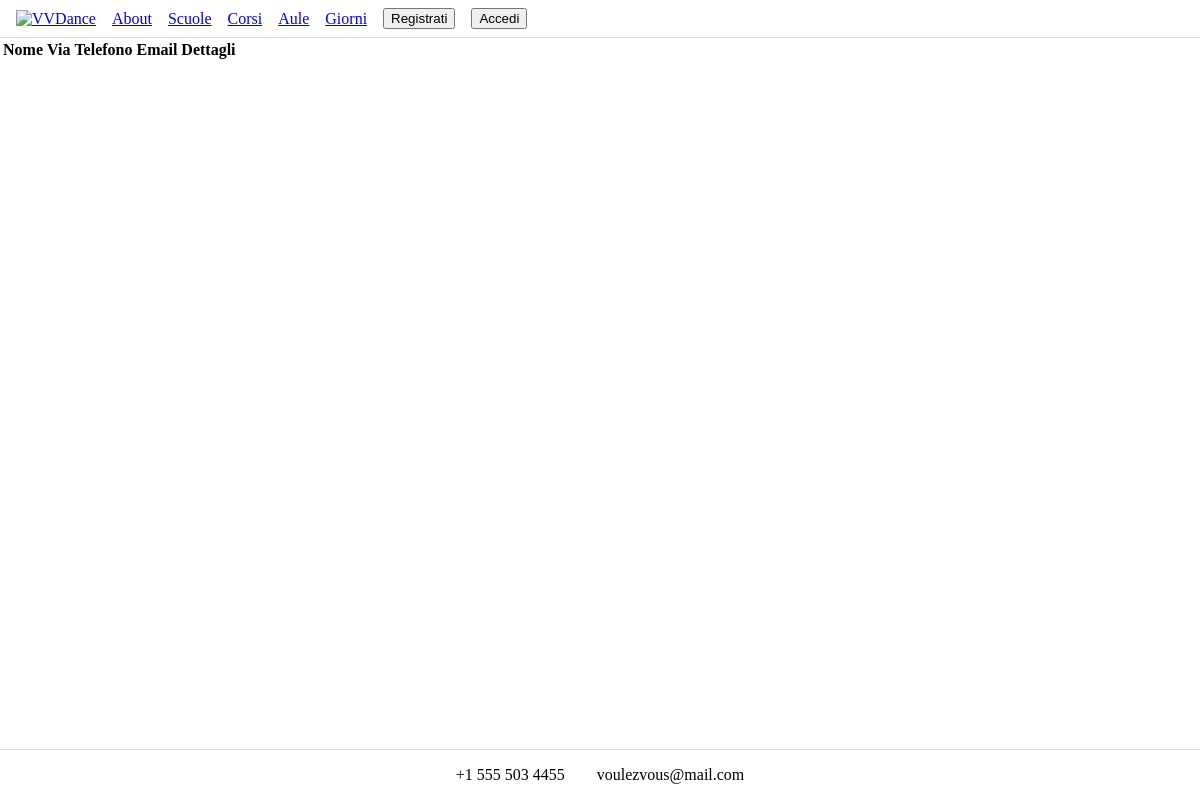
Page /schools/ on the earlier database version.
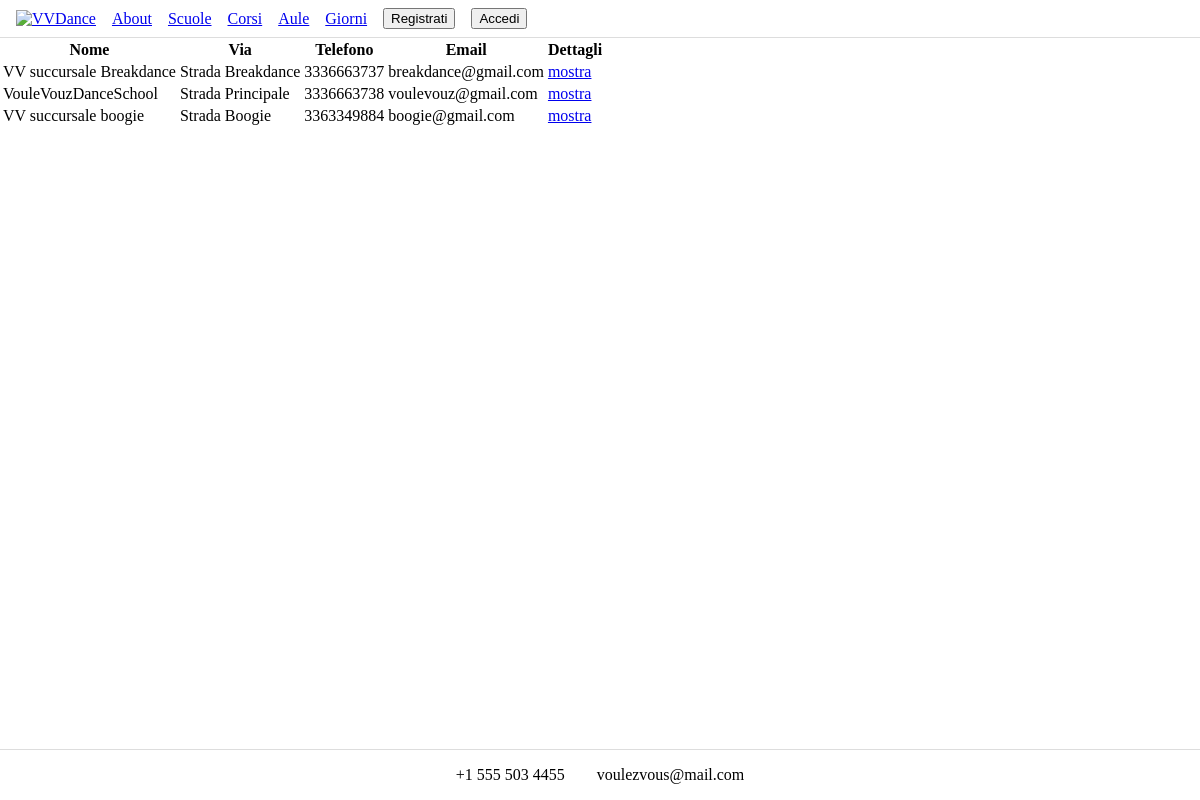
Same page on the later database version.
### schoolmanagement/models.py (models this page shows, shortened)
class School(models.Model):
    name = models.CharField(max_length=64)
    street = models.CharField(max_length=64)
    city = models.CharField(max_length=64)
    province = models.CharField(max_length=64)
    zip = models.CharField(max_length=64)
    country = models.CharField(max_length=64)
    website = models.CharField(max_length=64)
    phone = models.CharField(max_length=64)
    email = models.EmailField()
    vat = models.CharField(max_length=64)

### schoolmanagement/views.py (the view)
# urls.py: path('', views.SchoolListView.as_view(), name='school-list'),
class SchoolListView(ListView):
    model = School

### schoolmanagement/templates/schoolmanagement/school_list.html
{% extends 'base_list.html' %}
{% block list-header %}
    <th>Nome</th>
    <th>Via</th>
    <th>Telefono</th>
    <th>Email</th>
    <th>Dettagli</th>
{% endblock %}
{% block list-body %}
    {% for object in object_list %}
        <tr>
            <td>{{ object.name }}</td>
            <td>{{ object.street }}</td>
            <td>{{ object.phone }}</td>
            <td>{{ object.email }}</td>
            <td><a href="{% url 'scuola' object.id %}">mostra</a></td>
        </tr>
    {% endfor %}
{% endblock %}

Differences in the rows shown:
added School: name "VV succursale Breakdance", street "Strada Breakdance", phone "3336663737", email "breakdance@gmail.com"
added School: name "VouleVouzDanceSchool", street "Strada Principale", phone "3336663738", email "voulevouz@gmail.com"
added School: name "VV succursale boogie", street "Strada Boogie", phone "3363349884", email "boogie@gmail.com"
